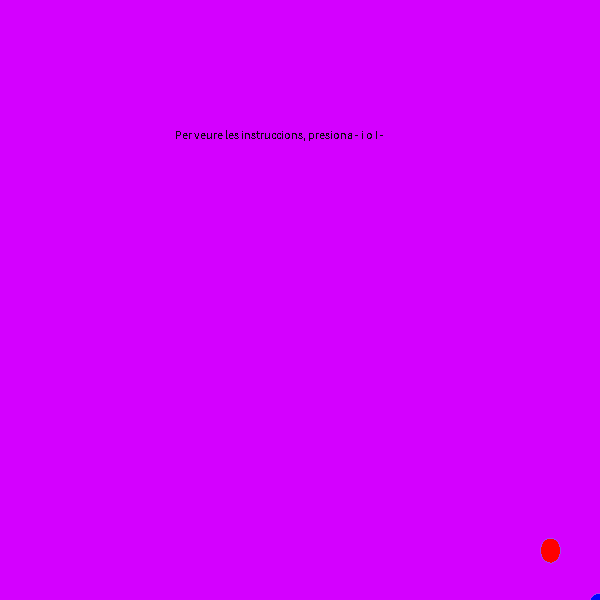
Frame 1 (no input)
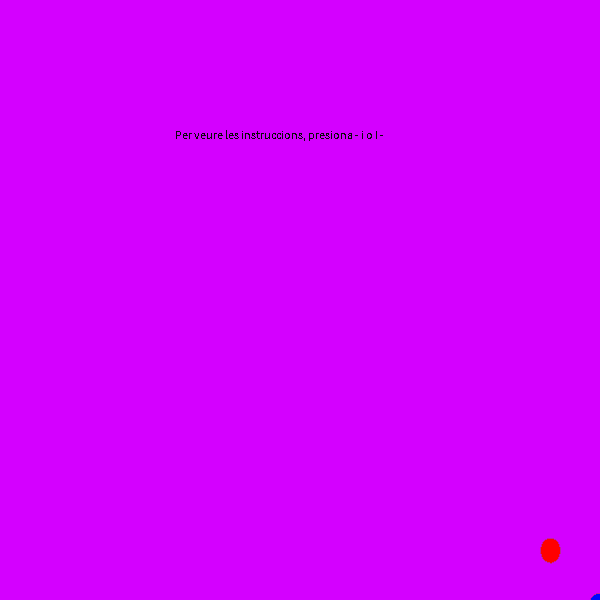
Frame 60 (the mouse pressed at the canvas centre just before this capture)
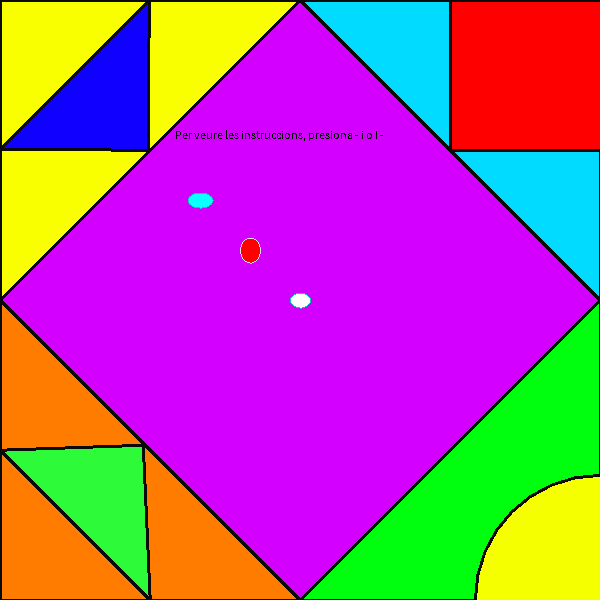
Frame 120 (the mouse held since frame 60 and released just before this capture)

The Processing sketch that drew these frames (run headless with seeded random() and noise(); from frame 60 on, the mouse is pressed at the canvas centre):

// Processing sketch: processing_78109
// ── processing_78109.pde

//Taular de dibuix creat per Luis Romero Ballesta
//alumne de 1ºASIX, de Programació amb Isaac Muro
int tamany = 15;
int tamanyx = 20;

   void setup (){
    size (600,600);
    background (#D400FF);
    noSmooth ();
    noStroke();
   }
   
   void draw (){
     //Instruccions d'us del Tauler de Dibuix
     fill (10,10,10);
     text ("Per veure les instruccions, presiona - i o I - ", 175,130,360,200); 
     //Tauler de Dibuix
     strokeWeight (1);
     stroke (int(random(255)),int(random(255)), int(random(255)));
     fill  (255,0,0);
     ellipse (550-mouseX,550-mouseY,tamanyx,25);
     fill (#0006FF);
     ellipse (600-mouseX, 600-mouseY, tamanyx, tamany);     
     if (mousePressed){          
          fill (#00FF0E);
          rect( 123,123,tamanyx,tamany);
          strokeWeight (1);
          stroke(int(random(255)),int(random(255)), int(random(255)));
          fill  (10,mouseX,mouseY);
          ellipse (500-mouseX,500-mouseY,25,tamany);
          fill (255,mouseX,mouseY);
          ellipse (600-mouseX, 600-mouseY, tamanyx, tamany);  
          //triangulo amarillo
          stroke(10,10,10);
          strokeWeight (3);
          fill(#FAFF00);          
          triangle(0,300,0,0,300,0);
          //relleno amarillo
          stroke (10,10,10);
          strokeWeight (3);
          fill (#1000FF);
          triangle(148,150,0,149,149,0);
          //triangulo naranja
          fill(#FF7C00);
          triangle(300,600,0,300,0,600);
          //relleno naranja
          fill(#2DFA39);
          triangle(0,450,143,445,150,600);
          //tringulo verde
          fill(#00FF0E);          
          triangle(600,300,600,600,300,600);
          //relleno verde
          fill(#F6FF00);          
          ellipse(600,600,250,250);
          //triangulo azul
          fill(#00DBFF);
          triangle(600,300,300,0,600,0); 
          //relleno azul
          fill (#FF0000);
          rect (450,0,200,150);
       } 
   
         if (mouseX <600){
             cursor (CROSS);
           }    
   }  

void keyPressed (){
  if (key == 'l'){
    stroke (10,10,10);
    strokeWeight (3);
    fill(#FAFF00);
    triangle(0,300,0,0,300,0);
    fill(#FF7C00);
    triangle(300,600,0,300,0,600);          
    fill(#98FF00);
    triangle(600,300,600,600,300,600);
    fill(#00DBFF);
    triangle(600,300,300,0,600,0); }
  if (key == 'r'){
   //triangulo amarillo
          stroke(10,10,10);
          strokeWeight (3);
          fill(#FAFF00);          
          triangle(0,300,0,0,300,0);
          //relleno amarillo
          stroke (10,10,10);
          strokeWeight (3);
          fill (#1000FF);
          triangle(148,150,0,149,149,0);
          //triangulo naranja
          fill(#FF7C00);
          triangle(300,600,0,300,0,600);
          //relleno naranja
          fill(#2DFA39);
          triangle(0,450,143,445,150,600);
          //tringulo verde
          fill(#00FF0E);          
          triangle(600,300,600,600,300,600);
          //relleno verde
          fill(#F6FF00);          
          ellipse(600,600,250,250);
          //triangulo azul
          fill(#00DBFF);
          triangle(600,300,300,0,600,0); 
          //relleno azul
          fill (#FF0000);
          rect (450,0,200,150);
  }
  if (key == 'd'){
          background (#D400FF);
  }
  if (key =='i'||key =='I'){
         stroke (10,10,10);
         strokeWeight (2);
         fill (10,10,10);
         text ("Primera instrucció: Si presionem -l- es formaran quatre triangle a les cantonades del Tauler, un de cada color. Segona Instrucció:Si presionem -r-, veurem els triangles de colors cadascun a una cantonada i, a més, dintre de cada triangle es posarà una figura d'un color diferent a cada triangle. Tercera instrucció: Si presionem -d-, s'esborrarà tot el tauler i, tornarà a esta buit sense res dibuixat. Quarta instrucció: Si presionem el ratolí, es faran l'instrucció 1 i 2 a la vegada, i si el deixem de presionar tornarà a estar el Tauler com aban de fer qualsevol dibuix. En Premer el ratolí el dibuix no entrarà dins dels triangles, pero si prenem -l- o -r- si entrarà dins.",155,165,360,200);
   }else{
     if (key=='x'){
          noStroke();
          noFill();
          background (#D400FF);
       //triangulo amarillo
          stroke(10,10,10);
          strokeWeight (3);
          fill(#FAFF00);          
          triangle(0,300,0,0,300,0);
          //relleno amarillo
          stroke (10,10,10);
          strokeWeight (3);
          fill (#1000FF);
          triangle(148,150,0,149,149,0);
          //triangulo naranja
          fill(#FF7C00);
          triangle(300,600,0,300,0,600);
          //relleno naranja
          fill(#2DFA39);
          triangle(0,450,143,445,150,600);
          //tringulo verde
          fill(#00FF0E);          
          triangle(600,300,600,600,300,600);
          //relleno verde
          fill(#F6FF00);          
          ellipse(600,600,250,250);
          //triangulo azul
          fill(#00DBFF);
          triangle(600,300,300,0,600,0); 
          //relleno azul
          fill (#FF0000);
          rect (450,0,200,150);
     }
   }
}

void mouseReleased (){
   background (#D400FF);
  
}





 
